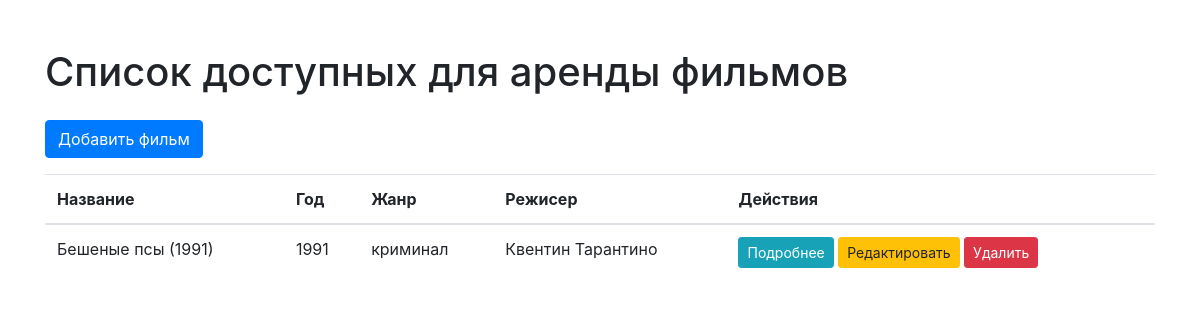
Page /movies/ on the committed database.
### movies/models.py (models this page shows, shortened)
class Movie(models.Model):
    title = models.CharField(max_length=100)
    year = models.IntegerField()
    genre = models.ForeignKey(Genre, on_delete=models.CASCADE)
    director = models.ForeignKey(Director, on_delete=models.CASCADE)
    actors = models.ManyToManyField(Actor)
    description = models.TextField()
    duration = models.DurationField()

class Genre(models.Model):
    name = models.CharField(max_length=50)
    description = models.TextField(blank=True)
    def __str__(self):
        return self.name

class Director(models.Model):
    first_name = models.CharField(max_length=50)
    last_name = models.CharField(max_length=50)
    date_of_birth = models.DateField()
    place_of_birth = models.CharField(max_length=100)
    def __str__(self):
        return f"{self.first_name} {self.last_name}"

### movies/views.py (the view)
# urls.py: path('', MovieListView.as_view(), name='movie_list'),
class MovieListView(ListView):
    model = Movie
    template_name = 'movies/movie_list.html'
    context_object_name = 'movies'
    paginate_by = 10

### movies/templates/movies/movie_list.html
{% extends 'movies/base.html' %}
{% block content %}
  <div class="container">
    <div class="row">
      <div class="col-md-12">
        <h1 class="mt-5 mb-4">Список доступных для аренды фильмов</h1>
        <a href="{% url 'movie_create' %}" class="btn btn-primary mb-3">Добавить фильм</a>
        <table class="table">
          <thead>
            <tr>
              <th>Название</th>
              <th>Год</th>
              <th>Жанр</th>
              <th>Режисер</th>
              <th>Действия</th>
            </tr>
          </thead>
          <tbody>
            {% for movie in movies %}
              <tr>
                <td>{{ movie.title }}</td>
                <td>{{ movie.year }}</td>
                <td>{{ movie.genre }}</td>
                <td>{{ movie.director }}</td>
                <td>
                  <a href="{% url 'movie_detail' movie.pk %}" class="btn btn-sm btn-info">Подробнее</a>
                  <a href="{% url 'movie_update' movie.pk %}" class="btn btn-sm btn-warning">Редактировать</a>
                  <a href="{% url 'movie_delete' movie.pk %}" class="btn btn-sm btn-danger">Удалить</a>
                </td>
              </tr>
            {% endfor %}
          </tbody>
        </table>
      </div>
    </div>
  </div>
{% endblock content %}

### rows in the picture
Movie: title "Бешеные псы (1991)", year "1991", genre "криминал", director "Квентин Тарантино"
